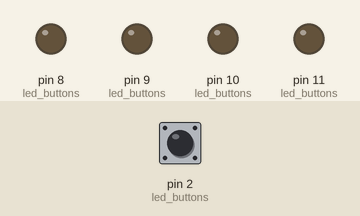
Bench run of a sketch on a simulated Arduino Uno, built with avr-gcc and run on an emulated ATmega328P. Shown: output pins drawn as LEDs (lit = HIGH). Inputs (shaded band) come from the test bench; at power-on: pin 2 (led_buttons) HIGH. Random numbers use the default seed unless the sketch sets one.

Above: at 0.3 s.
At 1.3 s:
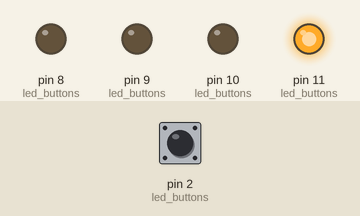
At 1.7 s:
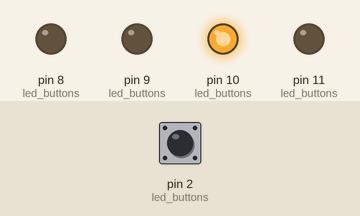
At 2.1 s:
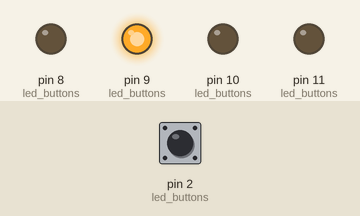
At 2.9 s:
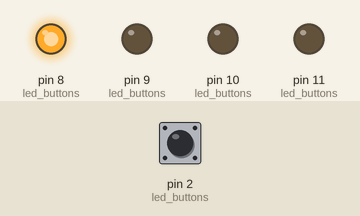
Timing chart, 0 to 4.4 s (numbered marks = the images above):
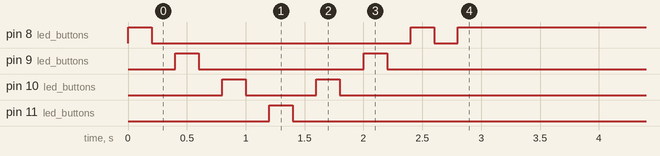

The sketch:

sofia_colour_buttons_game.ino
```cpp
#define ANIMATION_SPEED 200

int currButton = -1;

typedef struct
{
  int led;
  int button;
  bool state; // on/off
} led_button;

led_button led_buttons[] = {
  {8,  2, false}, // red
  {9,  3, false}, // blue
  {10, 4, false}, // green
  {11, 5, false}, // yellow
};

void randomCurrent() {
  currButton = random(4);
}

void init_game() {
  for(int i=0; i<(sizeof(led_buttons) / sizeof(led_buttons[0])); i++) {
    pinMode(led_buttons[i].led, OUTPUT);
    turn_off(&led_buttons[i]);
    pinMode(led_buttons[i].button, INPUT_PULLUP);
  }

  // if analog input pin 0 is unconnected, random analog
  // noise will cause the call to randomSeed() to generate
  // different seed numbers each time the sketch runs.
  // randomSeed() will then shuffle the random function.
  randomSeed(analogRead(0));
  randomCurrent();
}

void turn_on(led_button *lb) {
  if(lb->state) return;

  digitalWrite(lb->led, HIGH);
  lb->state = true;
}

void turn_off(led_button *lb) {
  if(!lb->state) return;

  digitalWrite(lb->led, LOW);
  lb->state = false;
}

void flash_leds() {
  for(int i=0; i<(sizeof(led_buttons) / sizeof(led_buttons[0])); i++) {
    turn_on(&led_buttons[i]);
    delay(ANIMATION_SPEED);
    turn_off(&led_buttons[i]);
    delay(ANIMATION_SPEED);
  }

  for(int i=(sizeof(led_buttons) / sizeof(led_buttons[0])) - 2; i>=0; i--) {
    turn_on(&led_buttons[i]);
    delay(ANIMATION_SPEED);
    turn_off(&led_buttons[i]);
    delay(ANIMATION_SPEED);
  }
}

void setup() {
  init_game();
  flash_leds();
}

void loop() {
  int button_val = digitalRead(led_buttons[currButton].button);

  if (button_val == LOW) {
    turn_off(&led_buttons[currButton]);
    randomCurrent();
    turn_on(&led_buttons[currButton]);
  } else {
    turn_on(&led_buttons[currButton]);
  }
}
```

Measured:
- by itself, pin 8 (led_buttons): HIGH → LOW at 0.20 s, → HIGH 2.2 s later, → LOW 0.20 s later, → HIGH 0.20 s later
